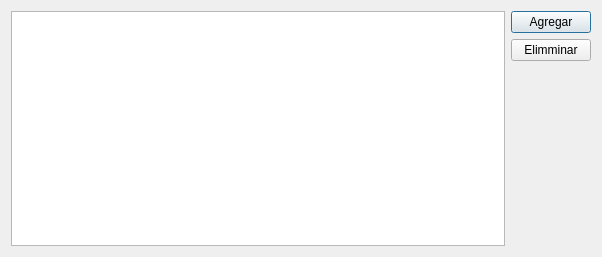
<?xml version="1.0" encoding="UTF-8"?>
<ui version="4.0">
 <class>Dialog</class>
 <widget class="QDialog" name="Dialog">
  <property name="geometry">
   <rect>
    <x>0</x>
    <y>0</y>
    <width>602</width>
    <height>257</height>
   </rect>
  </property>
  <property name="windowTitle">
   <string>Horarios</string>
  </property>
  <layout class="QHBoxLayout" name="horizontalLayout">
   <item>
    <widget class="QTableView" name="tableView">
     <property name="selectionMode">
      <enum>QAbstractItemView::SingleSelection</enum>
     </property>
    </widget>
   </item>
   <item>
    <layout class="QVBoxLayout" name="verticalLayout">
     <property name="leftMargin">
      <number>0</number>
     </property>
     <property name="topMargin">
      <number>0</number>
     </property>
     <item>
      <widget class="QPushButton" name="qadd">
       <property name="text">
        <string>Agregar</string>
       </property>
      </widget>
     </item>
     <item>
      <widget class="QPushButton" name="qdelete">
       <property name="text">
        <string>Elimminar</string>
       </property>
      </widget>
     </item>
     <item>
      <spacer name="verticalSpacer">
       <property name="orientation">
        <enum>Qt::Vertical</enum>
       </property>
       <property name="sizeHint" stdset="0">
        <size>
         <width>20</width>
         <height>40</height>
        </size>
       </property>
      </spacer>
     </item>
    </layout>
   </item>
  </layout>
 </widget>
 <resources/>
 <connections/>
</ui>
